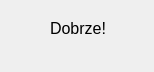
<?xml version="1.0" encoding="UTF-8"?>
<ui version="4.0">
 <class>Form</class>
 <widget class="QWidget" name="Form">
  <property name="geometry">
   <rect>
    <x>0</x>
    <y>0</y>
    <width>154</width>
    <height>72</height>
   </rect>
  </property>
  <property name="windowTitle">
   <string>Form</string>
  </property>
  <property name="styleSheet">
   <string notr="true">background-color:&quot;green&quot;
</string>
  </property>
  <widget class="QLabel" name="label">
   <property name="geometry">
    <rect>
     <x>50</x>
     <y>20</y>
     <width>91</width>
     <height>16</height>
    </rect>
   </property>
   <property name="font">
    <font>
     <pointsize>12</pointsize>
    </font>
   </property>
   <property name="text">
    <string>Dobrze!</string>
   </property>
  </widget>
 </widget>
 <resources/>
 <connections/>
</ui>
